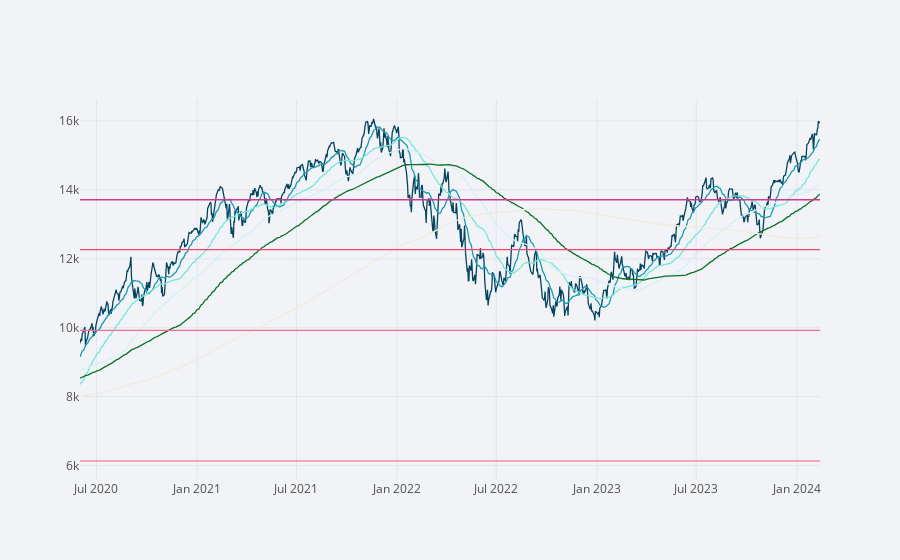

Here is the notebook cell this chart was saved with:
### Code cell
df_sig_p4.iplot(legend=False, color=['#05445E', '#189AB4', '#75E6DA', '#D4F1F4', '#0A7029',
                   '#EFEBE0', '#FB8DA0', '#FB6B90', '#FB4570', '#D43790', '#EC8FD0', '#870A30'])
## plt.yscale("log")
plt.show()

### Figure 1 — Plotly figure (JSON) as saved in the notebook; plotly's stock layout.template omitted (floating-point values rounded to 4 significant figures; data arrays with more than 128 entries replaced by an {"elided": "..."} marker saying what was removed)
{"data": [{"line": {"color": "rgba(5, 68, 94, 1.0)", "dash": "solid", "shape": "linear", "width": 1.3}, "mode": "lines", "name": "^IXIC", "text": "", "type": "scatter", "x": {"elided": "934 str values"}, "y": {"elided": "934 float values"}}, {"line": {"color": "rgba(24, 154, 180, 1.0)", "dash": "solid", "shape": "linear", "width": 1.3}, "mode": "lines", "name": "M20", "text": "", "type": "scatter", "x": {"elided": "934 str values"}, "y": {"elided": "934 float values"}}, {"line": {"color": "rgba(117, 230, 218, 1.0)", "dash": "solid", "shape": "linear", "width": 1.3}, "mode": "lines", "name": "M60", "text": "", "type": "scatter", "x": {"elided": "934 str values"}, "y": {"elided": "934 float values"}}, {"line": {"color": "rgba(212, 241, 244, 1.0)", "dash": "solid", "shape": "linear", "width": 1.3}, "mode": "lines", "name": "M120", "text": "", "type": "scatter", "x": {"elided": "934 str values"}, "y": {"elided": "934 float values"}}, {"line": {"color": "rgba(10, 112, 41, 1.0)", "dash": "solid", "shape": "linear", "width": 1.3}, "mode": "lines", "name": "M200", "text": "", "type": "scatter", "x": {"elided": "934 str values"}, "y": {"elided": "934 float values"}}, {"line": {"color": "rgba(239, 235, 224, 1.0)", "dash": "solid", "shape": "linear", "width": 1.3}, "mode": "lines", "name": "M500", "text": "", "type": "scatter", "x": {"elided": "934 str values"}, "y": {"elided": "934 float values"}}, {"line": {"color": "rgba(251, 141, 160, 1.0)", "dash": "solid", "shape": "linear", "width": 1.3}, "mode": "lines", "name": "F-4", "text": "", "type": "scatter", "x": {"elided": "934 str values"}, "y": {"elided": "934 float values"}}, {"line": {"color": "rgba(251, 107, 144, 1.0)", "dash": "solid", "shape": "linear", "width": 1.3}, "mode": "lines", "name": "F-3", "text": "", "type": "scatter", "x": {"elided": "934 str values"}, "y": {"elided": "934 float values"}}, {"line": {"color": "rgba(251, 69, 112, 1.0)", "dash": "solid", "shape": "linear", "width": 1.3}, "mode": "lines", "name": "F-2", "text": "", "type": "scatter", "x": {"elided": "934 str values"}, "y": {"elided": "934 float values"}}, {"line": {"color": "rgba(212, 55, 144, 1.0)", "dash": "solid", "shape": "linear", "width": 1.3}, "mode": "lines", "name": "F-1", "text": "", "type": "scatter", "x": {"elided": "934 str values"}, "y": {"elided": "934 float values"}}], "layout": {"legend": {"bgcolor": "#F2F3F7", "font": {"color": "#505050"}}, "paper_bgcolor": "#F2F3F7", "plot_bgcolor": "#F2F3F7", "showlegend": false, "title": {"font": {"color": "#484848"}}, "xaxis": {"gridcolor": "#E1E5ED", "showgrid": true, "tickfont": {"color": "#505050"}, "title": {"font": {"color": "#505050"}, "text": ""}, "zerolinecolor": "#E1E5ED"}, "yaxis": {"gridcolor": "#E1E5ED", "showgrid": true, "tickfont": {"color": "#505050"}, "title": {"font": {"color": "#505050"}, "text": ""}, "zerolinecolor": "#E1E5ED"}}}
